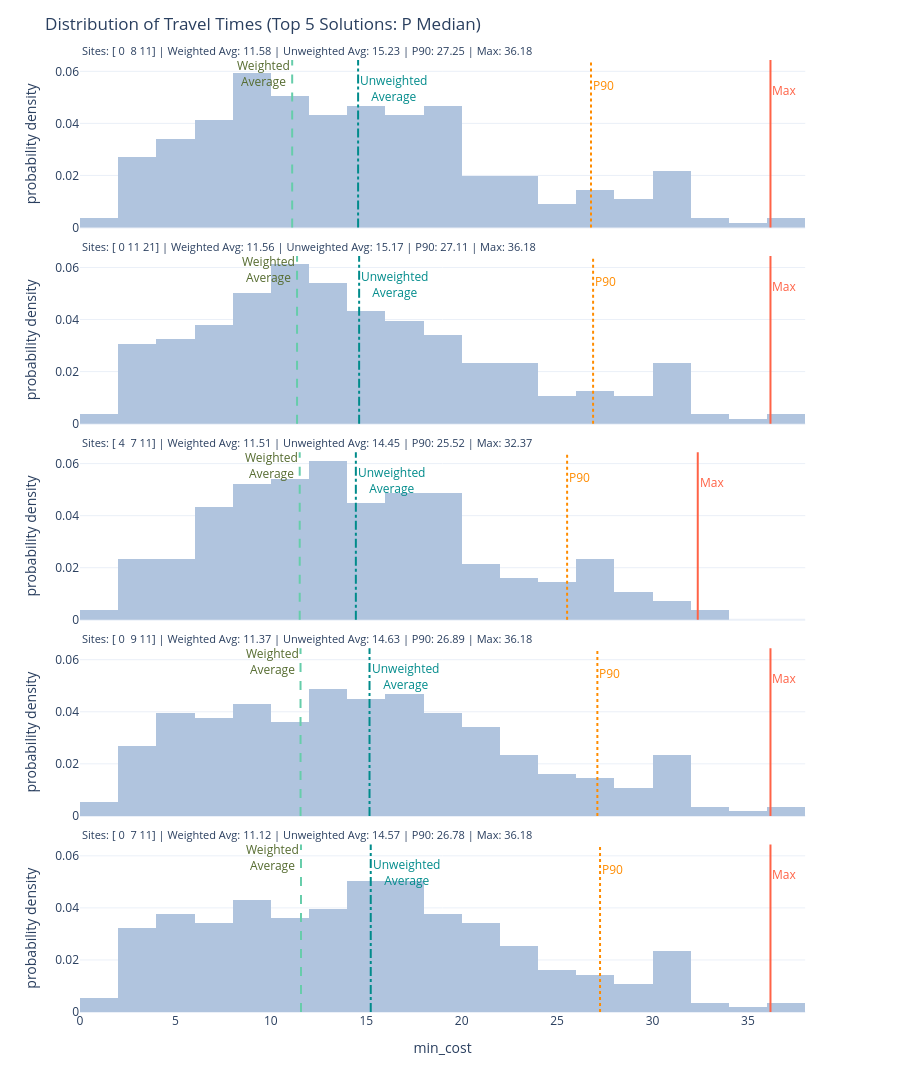

The notebook cell saved with this chart:
### Markdown cell above
How did the top 5 compare?

### Code cell
solution_3.plot_travel_time_distribution(top_n=5)

### Figure 1 — Plotly figure (JSON) as saved in the notebook; plotly's stock layout.template omitted (floating-point values rounded to 4 significant figures; data arrays with more than 128 entries replaced by an {"elided": "..."} marker saying what was removed)
{"data": [{"bingroup": "x", "histnorm": "probability density", "hovertemplate": "label=Sites: [ 0  7 11] | Weighted Avg: 11.12 | Unweighted Avg: 14.57 | P90: 26.78 | Max: 36.18<br>min_cost=%{x}<br>probability density=%{y}<extra></extra>", "legendgroup": "", "marker": {"color": "lightsteelblue", "pattern": {"shape": ""}}, "name": "", "nbinsx": 30, "orientation": "v", "showlegend": false, "type": "histogram", "x": {"elided": "278 float values"}, "xaxis": "x5", "yaxis": "y5"}, {"bingroup": "x", "histnorm": "probability density", "hovertemplate": "label=Sites: [ 0  9 11] | Weighted Avg: 11.37 | Unweighted Avg: 14.63 | P90: 26.89 | Max: 36.18<br>min_cost=%{x}<br>probability density=%{y}<extra></extra>", "legendgroup": "", "marker": {"color": "lightsteelblue", "pattern": {"shape": ""}}, "name": "", "nbinsx": 30, "orientation": "v", "showlegend": false, "type": "histogram", "x": {"elided": "278 float values"}, "xaxis": "x4", "yaxis": "y4"}, {"bingroup": "x", "histnorm": "probability density", "hovertemplate": "label=Sites: [ 4  7 11] | Weighted Avg: 11.51 | Unweighted Avg: 14.45 | P90: 25.52 | Max: 32.37<br>min_cost=%{x}<br>probability density=%{y}<extra></extra>", "legendgroup": "", "marker": {"color": "lightsteelblue", "pattern": {"shape": ""}}, "name": "", "nbinsx": 30, "orientation": "v", "showlegend": false, "type": "histogram", "x": {"elided": "278 float values"}, "xaxis": "x3", "yaxis": "y3"}, {"bingroup": "x", "histnorm": "probability density", "hovertemplate": "label=Sites: [ 0 11 21] | Weighted Avg: 11.56 | Unweighted Avg: 15.17 | P90: 27.11 | Max: 36.18<br>min_cost=%{x}<br>probability density=%{y}<extra></extra>", "legendgroup": "", "marker": {"color": "lightsteelblue", "pattern": {"shape": ""}}, "name": "", "nbinsx": 30, "orientation": "v", "showlegend": false, "type": "histogram", "x": {"elided": "278 float values"}, "xaxis": "x2", "yaxis": "y2"}, {"bingroup": "x", "histnorm": "probability density", "hovertemplate": "label=Sites: [ 0  8 11] | Weighted Avg: 11.58 | Unweighted Avg: 15.23 | P90: 27.25 | Max: 36.18<br>min_cost=%{x}<br>probability density=%{y}<extra></extra>", "legendgroup": "", "marker": {"color": "lightsteelblue", "pattern": {"shape": ""}}, "name": "", "nbinsx": 30, "orientation": "v", "showlegend": false, "type": "histogram", "x": {"elided": "278 float values"}, "xaxis": "x", "yaxis": "y"}], "layout": {"annotations": [{"font": {"size": 11}, "showarrow": false, "text": "Sites: [ 0  8 11] | Weighted Avg: 11.58 | Unweighted Avg: 15.23 | P90: 27.25 | Max: 36.18", "textangle": 0, "x": 0, "xanchor": "left", "xref": "paper", "y": 1, "yanchor": "bottom", "yref": "paper"}, {"font": {"size": 11}, "showarrow": false, "text": "Sites: [ 0 11 21] | Weighted Avg: 11.56 | Unweighted Avg: 15.17 | P90: 27.11 | Max: 36.18", "textangle": 0, "x": 0, "xanchor": "left", "xref": "paper", "y": 0.794, "yanchor": "bottom", "yref": "paper"}, {"font": {"size": 11}, "showarrow": false, "text": "Sites: [ 4  7 11] | Weighted Avg: 11.51 | Unweighted Avg: 14.45 | P90: 25.52 | Max: 32.37", "textangle": 0, "x": 0, "xanchor": "left", "xref": "paper", "y": 0.588, "yanchor": "bottom", "yref": "paper"}, {"font": {"size": 11}, "showarrow": false, "text": "Sites: [ 0  9 11] | Weighted Avg: 11.37 | Unweighted Avg: 14.63 | P90: 26.89 | Max: 36.18", "textangle": 0, "x": 0, "xanchor": "left", "xref": "paper", "y": 0.382, "yanchor": "bottom", "yref": "paper"}, {"font": {"size": 11}, "showarrow": false, "text": "Sites: [ 0  7 11] | Weighted Avg: 11.12 | Unweighted Avg: 14.57 | P90: 26.78 | Max: 36.18", "textangle": 0, "x": 0, "xanchor": "left", "xref": "paper", "y": 0.176, "yanchor": "bottom", "yref": "paper"}, {"font": {"color": "darkolivegreen"}, "showarrow": false, "text": "Weighted<br>Average", "x": 11.12, "xanchor": "right", "xref": "x5", "y": 1, "yanchor": "top", "yref": "y5 domain", "yshift": 5}, {"font": {"color": "darkcyan"}, "showarrow": false, "text": "Unweighted<br>Average", "x": 14.57, "xanchor": "left", "xref": "x5", "y": 1, "yanchor": "top", "yref": "y5 domain", "yshift": -10}, {"font": {"color": "darkorange"}, "showarrow": false, "text": "P90", "x": 26.78, "xanchor": "left", "xref": "x5", "y": 1, "yanchor": "top", "yref": "y5 domain", "yshift": -15}, {"font": {"color": "tomato"}, "showarrow": false, "text": "Max", "x": 36.18, "xanchor": "left", "xref": "x5", "y": 1, "yanchor": "top", "yref": "y5 domain", "yshift": -20}, {"font": {"color": "darkolivegreen"}, "showarrow": false, "text": "Weighted<br>Average", "x": 11.37, "xanchor": "right", "xref": "x4", "y": 1, "yanchor": "top", "yref": "y4 domain", "yshift": 5}, {"font": {"color": "darkcyan"}, "showarrow": false, "text": "Unweighted<br>Average", "x": 14.63, "xanchor": "left", "xref": "x4", "y": 1, "yanchor": "top", "yref": "y4 domain", "yshift": -10}, {"font": {"color": "darkorange"}, "showarrow": false, "text": "P90", "x": 26.89, "xanchor": "left", "xref": "x4", "y": 1, "yanchor": "top", "yref": "y4 domain", "yshift": -15}, {"font": {"color": "tomato"}, "showarrow": false, "text": "Max", "x": 36.18, "xanchor": "left", "xref": "x4", "y": 1, "yanchor": "top", "yref": "y4 domain", "yshift": -20}, {"font": {"color": "darkolivegreen"}, "showarrow": false, "text": "Weighted<br>Average", "x": 11.51, "xanchor": "right", "xref": "x3", "y": 1, "yanchor": "top", "yref": "y3 domain", "yshift": 5}, {"font": {"color": "darkcyan"}, "showarrow": false, "text": "Unweighted<br>Average", "x": 14.45, "xanchor": "left", "xref": "x3", "y": 1, "yanchor": "top", "yref": "y3 domain", "yshift": -10}, {"font": {"color": "darkorange"}, "showarrow": false, "text": "P90", "x": 25.53, "xanchor": "left", "xref": "x3", "y": 1, "yanchor": "top", "yref": "y3 domain", "yshift": -15}, {"font": {"color": "tomato"}, "showarrow": false, "text": "Max", "x": 32.37, "xanchor": "left", "xref": "x3", "y": 1, "yanchor": "top", "yref": "y3 domain", "yshift": -20}, {"font": {"color": "darkolivegreen"}, "showarrow": false, "text": "Weighted<br>Average", "x": 11.56, "xanchor": "right", "xref": "x2", "y": 1, "yanchor": "top", "yref": "y2 domain", "yshift": 5}, {"font": {"color": "darkcyan"}, "showarrow": false, "text": "Unweighted<br>Average", "x": 15.17, "xanchor": "left", "xref": "x2", "y": 1, "yanchor": "top", "yref": "y2 domain", "yshift": -10}, {"font": {"color": "darkorange"}, "showarrow": false, "text": "P90", "x": 27.11, "xanchor": "left", "xref": "x2", "y": 1, "yanchor": "top", "yref": "y2 domain", "yshift": -15}, {"font": {"color": "tomato"}, "showarrow": false, "text": "Max", "x": 36.18, "xanchor": "left", "xref": "x2", "y": 1, "yanchor": "top", "yref": "y2 domain", "yshift": -20}, {"font": {"color": "darkolivegreen"}, "showarrow": false, "text": "Weighted<br>Average", "x": 11.58, "xanchor": "right", "xref": "x", "y": 1, "yanchor": "top", "yref": "y domain", "yshift": 5}, {"font": {"color": "darkcyan"}, "showarrow": false, "text": "Unweighted<br>Average", "x": 15.23, "xanchor": "left", "xref": "x", "y": 1, "yanchor": "top", "yref": "y domain", "yshift": -10}, {"font": {"color": "darkorange"}, "showarrow": false, "text": "P90", "x": 27.25, "xanchor": "left", "xref": "x", "y": 1, "yanchor": "top", "yref": "y domain", "yshift": -15}, {"font": {"color": "tomato"}, "showarrow": false, "text": "Max", "x": 36.18, "xanchor": "left", "xref": "x", "y": 1, "yanchor": "top", "yref": "y domain", "yshift": -20}], "barmode": "relative", "height": 1250, "legend": {"tracegroupgap": 0}, "margin": {"t": 60}, "shapes": [{"line": {"color": "mediumaquamarine", "dash": "dash"}, "type": "line", "x0": 11.12, "x1": 11.12, "xref": "x5", "y0": 0, "y1": 1, "yref": "y5 domain"}, {"line": {"color": "darkcyan", "dash": "dashdot"}, "type": "line", "x0": 14.57, "x1": 14.57, "xref": "x5", "y0": 0, "y1": 1, "yref": "y5 domain"}, {"line": {"color": "darkorange", "dash": "dot"}, "type": "line", "x0": 26.78, "x1": 26.78, "xref": "x5", "y0": 0, "y1": 1, "yref": "y5 domain"}, {"line": {"color": "tomato", "dash": "solid"}, "type": "line", "x0": 36.18, "x1": 36.18, "xref": "x5", "y0": 0, "y1": 1, "yref": "y5 domain"}, {"line": {"color": "mediumaquamarine", "dash": "dash"}, "type": "line", "x0": 11.37, "x1": 11.37, "xref": "x4", "y0": 0, "y1": 1, "yref": "y4 domain"}, {"line": {"color": "darkcyan", "dash": "dashdot"}, "type": "line", "x0": 14.63, "x1": 14.63, "xref": "x4", "y0": 0, "y1": 1, "yref": "y4 domain"}, {"line": {"color": "darkorange", "dash": "dot"}, "type": "line", "x0": 26.89, "x1": 26.89, "xref": "x4", "y0": 0, "y1": 1, "yref": "y4 domain"}, {"line": {"color": "tomato", "dash": "solid"}, "type": "line", "x0": 36.18, "x1": 36.18, "xref": "x4", "y0": 0, "y1": 1, "yref": "y4 domain"}, {"line": {"color": "mediumaquamarine", "dash": "dash"}, "type": "line", "x0": 11.51, "x1": 11.51, "xref": "x3", "y0": 0, "y1": 1, "yref": "y3 domain"}, {"line": {"color": "darkcyan", "dash": "dashdot"}, "type": "line", "x0": 14.45, "x1": 14.45, "xref": "x3", "y0": 0, "y1": 1, "yref": "y3 domain"}, {"line": {"color": "darkorange", "dash": "dot"}, "type": "line", "x0": 25.53, "x1": 25.53, "xref": "x3", "y0": 0, "y1": 1, "yref": "y3 domain"}, {"line": {"color": "tomato", "dash": "solid"}, "type": "line", "x0": 32.37, "x1": 32.37, "xref": "x3", "y0": 0, "y1": 1, "yref": "y3 domain"}, {"line": {"color": "mediumaquamarine", "dash": "dash"}, "type": "line", "x0": 11.56, "x1": 11.56, "xref": "x2", "y0": 0, "y1": 1, "yref": "y2 domain"}, {"line": {"color": "darkcyan", "dash": "dashdot"}, "type": "line", "x0": 15.17, "x1": 15.17, "xref": "x2", "y0": 0, "y1": 1, "yref": "y2 domain"}, {"line": {"color": "darkorange", "dash": "dot"}, "type": "line", "x0": 27.11, "x1": 27.11, "xref": "x2", "y0": 0, "y1": 1, "yref": "y2 domain"}, {"line": {"color": "tomato", "dash": "solid"}, "type": "line", "x0": 36.18, "x1": 36.18, "xref": "x2", "y0": 0, "y1": 1, "yref": "y2 domain"}, {"line": {"color": "mediumaquamarine", "dash": "dash"}, "type": "line", "x0": 11.58, "x1": 11.58, "xref": "x", "y0": 0, "y1": 1, "yref": "y domain"}, {"line": {"color": "darkcyan", "dash": "dashdot"}, "type": "line", "x0": 15.23, "x1": 15.23, "xref": "x", "y0": 0, "y1": 1, "yref": "y domain"}, {"line": {"color": "darkorange", "dash": "dot"}, "type": "line", "x0": 27.25, "x1": 27.25, "xref": "x", "y0": 0, "y1": 1, "yref": "y domain"}, {"line": {"color": "tomato", "dash": "solid"}, "type": "line", "x0": 36.18, "x1": 36.18, "xref": "x", "y0": 0, "y1": 1, "yref": "y domain"}], "title": {"text": "Distribution of Travel Times (Top 5 Solutions: P Median)"}, "xaxis": {"anchor": "y", "domain": [0, 0.98], "title": {"text": "min_cost"}}, "xaxis2": {"anchor": "y2", "domain": [0, 0.98], "matches": "x", "showticklabels": false}, "xaxis3": {"anchor": "y3", "domain": [0, 0.98], "matches": "x", "showticklabels": false}, "xaxis4": {"anchor": "y4", "domain": [0, 0.98], "matches": "x", "showticklabels": false}, "xaxis5": {"anchor": "y5", "domain": [0, 0.98], "matches": "x", "showticklabels": false}, "yaxis": {"anchor": "x", "domain": [0, 0.176], "title": {"text": "probability density"}}, "yaxis2": {"anchor": "x2", "domain": [0.206, 0.382], "matches": "y", "title": {"text": "probability density"}}, "yaxis3": {"anchor": "x3", "domain": [0.412, 0.588], "matches": "y", "title": {"text": "probability density"}}, "yaxis4": {"anchor": "x4", "domain": [0.618, 0.794], "matches": "y", "title": {"text": "probability density"}}, "yaxis5": {"anchor": "x5", "domain": [0.824, 1], "matches": "y", "title": {"text": "probability density"}}}}
